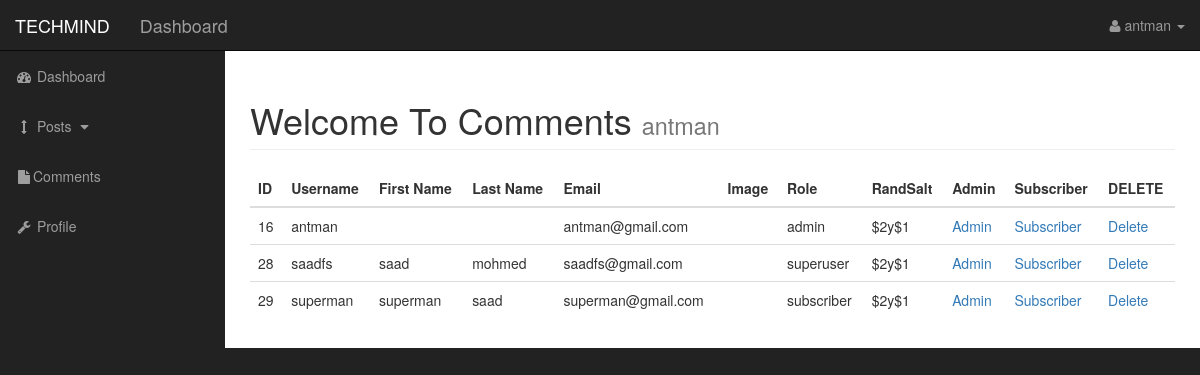
Screenshot of /admin/users.php (signed in) with the database file from the repository.
### tables this page shows
CREATE TABLE IF NOT EXISTS `users` (
  `user_id` int(11) NOT NULL AUTO_INCREMENT,
  `username` varchar(255) DEFAULT NULL,
  `passwordu` varchar(255) DEFAULT NULL,
  `user_firstname` varchar(255) DEFAULT NULL,
  `user_lastname` varchar(255) DEFAULT NULL,
  `user_email` varchar(255) DEFAULT NULL,
  `user_image` text,
  `user_role` varchar(255) DEFAULT NULL,
  `randSalt` varchar(255) NOT NULL DEFAULT '$2y$10$iusesomecrazystring22',
  PRIMARY KEY (`user_id`)
);

### admin/includes/functions/users_functions.php (the view, shortened to what this page needs)
 <?php
 function view_all_users(){
      global $conn;
    $query = "SELECT * FROM users ";
    $result = mysqli_query($conn, $query);
    while ($row = mysqli_fetch_assoc($result)) {
        $user_id = $row['user_id'];
        $user_username = $row['username'];
        $user_firstname = $row['user_firstname'];
        $user_lastname = $row['user_lastname'];
        $user_email = $row['user_email'];
        $user_image = $row['user_image'];
        $user_role = $row['user_role'];
        $randSalt = substr($row['randSalt'],0,5);
        echo "<tr>";
        echo "<td>$user_id</td>";
        echo "<td>$user_username</td>";
        echo "<td>$user_firstname</td>";
        echo "<td>$user_lastname</td>";
        echo "<td>$user_email</td>";
        echo "<td>$user_image</td>";
        echo "<td>$user_role</td>";
        echo "<td>$randSalt</td>";
        echo "<td><a href='users.php?change_user_to_admin=$user_id'>Admin</a></td>";
        echo "<td><a href='users.php?change_user_to_subscriber=$user_id'>Subscriber</a></td>";
        echo "<td><a href='users.php?delete-user_id=$user_id'>Delete</a></td>";
        echo "</tr>";
    }
}
  ?>

### admin/css/sb-admin.css (style rules this page uses)
body { margin-top: 100px; background-color: #222; }
@media (min-width:768px) { body { margin-top: 50px; } }

### rows the page displays
users: user_id "16", username "antman", user_email "antman@gmail.com", user_role "admin", randSalt "$2y$1"
users: user_id "28", username "saadfs", user_firstname "saad", user_lastname "mohmed", user_email "saadfs@gmail.com", user_role "superuser", randSalt "$2y$1"
users: user_id "29", username "superman", user_firstname "superman", user_lastname "saad", user_email "superman@gmail.com", user_role "subscriber", randSalt "$2y$1"

### other values shown
$_SESSION['username'] "antman"
